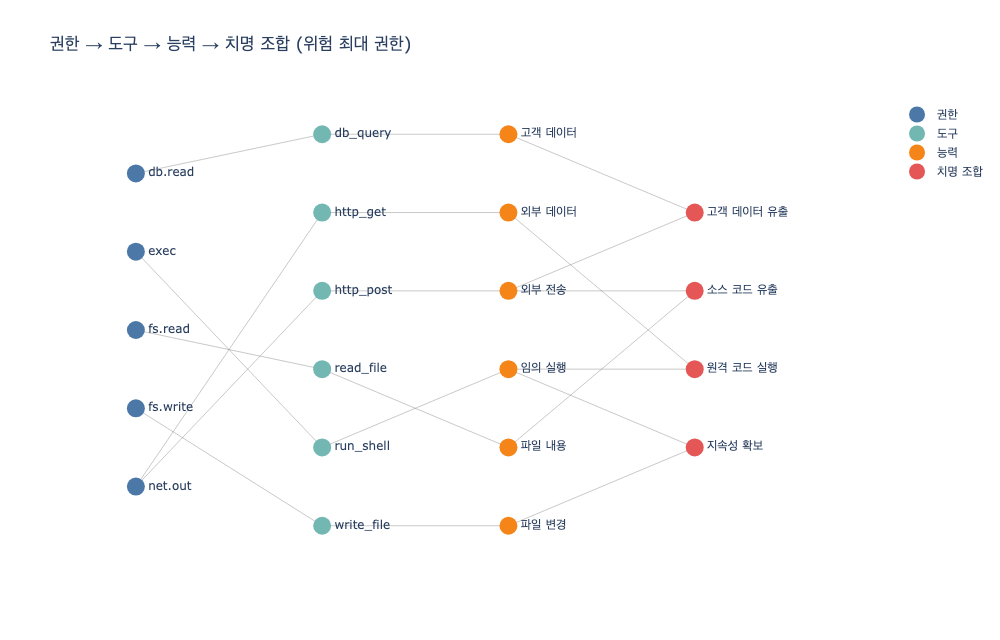

The Python source for this figure:
# 필요 패키지: plotly, kaleido  (미설치 시 시각화/PNG 저장은 건너뛰고 나머지는 검증됨)
# %% [markdown]
# # 권한을 목록이 아니라 «경로»로 본다
#
# `ex1_permission_graph.py`의 핵심 아이디어를 작은 모델로 재현한다.
#
# - **도구**마다 필요한 권한과, 그 도구가 «만들어 내는 능력»이 있다.
# - 에이전트에게 **권한 집합** $G$를 준다.
# - 어떤 도구 $t$는 그 필요 권한 $\text{need}(t)$가 $\text{need}(t) \subseteq G$ 일 때만 쓸 수 있다.
# - 쓸 수 있는 도구들이 만들어 내는 **능력의 합집합**을 $C = \bigcup_{t \in \text{usable}} \text{cap}(t)$ 라 하자.
# - **치명 조합**은 능력 부분집합 $K$ 로 정의된다. $K \subseteq C$ 이면 그 위험 경로에 «도달»한다.
#
# 즉 위험은 도구 하나가 아니라 «권한 → 도구 → 능력 → 조합»으로 이어지는 경로에서 나온다.

# %%
# 도구: 이름 -> (필요 권한, 만들어 내는 능력)
TOOLS = {
    "read_file":  ({"fs.read"},  {"파일 내용"}),
    "write_file": ({"fs.write"}, {"파일 변경"}),
    "run_shell":  ({"exec"},     {"임의 실행"}),
    "http_get":   ({"net.out"},  {"외부 데이터"}),
    "http_post":  ({"net.out"},  {"외부 전송"}),
    "db_query":   ({"db.read"},  {"고객 데이터"}),
    "send_mail":  ({"mail.send"},{"외부 전송"}),
}

# ex1_permission_graph.py가 정의하는 치명 조합 «네 가지»
# (필요 능력 집합, 이름, 등급)
COMBOS = [
    ({"고객 데이터", "외부 전송"}, "고객 데이터 유출", "심각"),
    ({"파일 내용", "외부 전송"},   "소스 코드 유출", "심각"),
    ({"임의 실행", "외부 데이터"}, "원격 코드 실행", "치명"),
    ({"파일 변경", "임의 실행"},   "지속성 확보",   "치명"),
]

for need, name, level in COMBOS:
    print(f"[{level}] {name:<12} <= {sorted(need)}")
# 출력:
# [심각] 고객 데이터 유출  <= ['고객 데이터', '외부 전송']
# [심각] 소스 코드 유출   <= ['외부 전송', '파일 내용']
# [치명] 원격 코드 실행   <= ['외부 데이터', '임의 실행']
# [치명] 지속성 확보     <= ['임의 실행', '파일 변경']


# %% [markdown]
# ## 권한 집합에서 도달 가능한 위험 판정
#
# 세 함수로 «경로»를 따라간다.
# - `usable(G)`: $\text{need}(t) \subseteq G$ 인 도구
# - `capabilities(tools)`: 그 도구들의 능력 합집합
# - `reachable_risks(caps)`: $K \subseteq C$ 인 치명 조합

# %%
def usable(granted):
    return {t for t, (need, _) in TOOLS.items() if need <= granted}


def capabilities(tools):
    out = set()
    for t in tools:
        out |= TOOLS[t][1]
    return out


def reachable_risks(caps):
    return [(name, level) for need, name, level in COMBOS if need <= caps]


def analyze(granted, label):
    ok = usable(granted)
    caps = capabilities(ok)
    risks = reachable_risks(caps)
    print(f"[{label}] 권한 {sorted(granted)}")
    print(f"  쓸 수 있는 도구 {len(ok)}개: {sorted(ok)}")
    print(f"  생기는 능력: {sorted(caps)}")
    print(f"  도달 위험 {len(risks)}개: {[r[0] for r in risks] or '없음'}")
    return ok, caps, risks


# 에이전트에게 준 권한 — 목록으로는 «읽기 + 네트워크 + DB»라 무해해 보인다
GRANTED = {"fs.read", "net.out", "db.read"}
ok, caps, risks = analyze(GRANTED, "원래")
# 출력:
# [원래] 권한 ['db.read', 'fs.read', 'net.out']
#   쓸 수 있는 도구 4개: ['db_query', 'http_get', 'http_post', 'read_file']
#   생기는 능력: ['고객 데이터', '외부 데이터', '외부 전송', '파일 내용']
#   도달 위험 2개: ['고객 데이터 유출', '소스 코드 유출']


# %% [markdown]
# ## 권한 하나(`net.out`)를 빼면 위험 경로가 사라진다
#
# `net.out`은 «외부 전송»과 «외부 데이터»를 동시에 여는 «나가는 문»이다.
# 이 하나를 빼면 도구는 조금 줄지만 위험 경로는 전부 사라진다.

# %%
GRANTED_CUT = GRANTED - {"net.out"}
ok2, caps2, risks2 = analyze(GRANTED_CUT, "net.out 제거")
# 출력:
# [net.out 제거] 권한 ['db.read', 'fs.read']
#   쓸 수 있는 도구 2개: ['db_query', 'read_file']
#   생기는 능력: ['고객 데이터', '파일 내용']
#   도달 위험 0개: 없음

print(f"\n도구: {len(ok)}개 -> {len(ok2)}개 (권한 1개 제거)")
print(f"위험 경로: {len(risks)}개 -> {len(risks2)}개")
# 출력:
# 도구: 4개 -> 2개 (권한 1개 제거)
# 위험 경로: 2개 -> 0개


# %% [markdown]
# ## 네 가지 치명 조합을 모두 켜 보려면 어떤 권한이 필요한가
#
# 네 조합 모두에 도달하려면 «나가는 문» 세 개 — `net.out`(외부 전송/데이터),
# `exec`(임의 실행), `fs.write`(파일 변경) — 가 함께 있어야 한다.

# %%
FULL = {"fs.read", "fs.write", "exec", "net.out", "db.read"}
_, _, risks_full = analyze(FULL, "위험 최대")
assert len(risks_full) == 4, "네 조합 모두 도달해야 한다"
print("\n네 가지 치명 조합이 모두 도달 가능 -> 최소 권한 원칙 위반")
# 출력:
# [위험 최대] 권한 ['db.read', 'exec', 'fs.read', 'fs.write', 'net.out']
#   쓸 수 있는 도구 6개: ['db_query', 'http_get', 'http_post', 'read_file', 'run_shell', 'write_file']
#   생기는 능력: ['고객 데이터', '외부 데이터', '외부 전송', '임의 실행', '파일 내용', '파일 변경']
#   도달 위험 4개: ['고객 데이터 유출', '소스 코드 유출', '원격 코드 실행', '지속성 확보']
#
# 네 가지 치명 조합이 모두 도달 가능 -> 최소 권한 원칙 위반


# %% [markdown]
# ## 시각화: 권한 → 도구 → 능력 → 치명 조합 그래프
#
# «위험 최대» 권한에서의 도달 경로를 계층 그래프로 그린다.
# 각 치명 조합(빨강)이 두 능력에서 이어지는 것을 눈으로 확인한다.

# %%
def _show(fig):
    try:
        from IPython import get_ipython
        if get_ipython() is not None:  # VSCode 셀/Jupyter에서만 렌더링
            fig.show()
    except ImportError:
        pass


try:
    import plotly.graph_objects as go

    granted = FULL
    ok_f = usable(granted)
    caps_f = capabilities(ok_f)

    # 4개 계층 좌표
    perms = sorted(granted)
    tools = sorted(ok_f)
    capsl = sorted(caps_f)
    combos = [c[1] for c in COMBOS]

    def col_pos(items, x):
        n = len(items)
        return {it: (x, (n - 1) / 2 - i) for i, it in enumerate(items)}

    P = col_pos(perms, 0)
    T = col_pos(tools, 1)
    Cp = col_pos(capsl, 2)
    Cb = col_pos(combos, 3)

    edge_x, edge_y = [], []

    def add_edge(a, b):
        edge_x.extend([a[0], b[0], None])
        edge_y.extend([a[1], b[1], None])

    # 권한 -> 도구
    for t in tools:
        need = TOOLS[t][0]
        for p in need:
            if p in P:
                add_edge(P[p], T[t])
    # 도구 -> 능력
    for t in tools:
        for cap in TOOLS[t][1]:
            if cap in Cp:
                add_edge(T[t], Cp[cap])
    # 능력 -> 치명 조합
    for need, name, _ in COMBOS:
        for cap in need:
            if cap in Cp:
                add_edge(Cp[cap], Cb[name])

    def scatter(pos, color, name):
        return go.Scatter(
            x=[v[0] for v in pos.values()],
            y=[v[1] for v in pos.values()],
            mode="markers+text",
            text=list(pos.keys()),
            textposition="middle right",
            marker=dict(size=18, color=color),
            name=name,
        )

    fig = go.Figure()
    fig.add_trace(go.Scatter(
        x=edge_x, y=edge_y, mode="lines",
        line=dict(color="rgba(120,120,120,0.4)", width=1),
        hoverinfo="none", showlegend=False,
    ))
    fig.add_trace(scatter(P, "#4C78A8", "권한"))
    fig.add_trace(scatter(T, "#72B7B2", "도구"))
    fig.add_trace(scatter(Cp, "#F58518", "능력"))
    fig.add_trace(scatter(Cb, "#E45756", "치명 조합"))
    fig.update_layout(
        title="권한 → 도구 → 능력 → 치명 조합 (위험 최대 권한)",
        xaxis=dict(showgrid=False, zeroline=False, showticklabels=False,
                   tickvals=[0, 1, 2, 3], range=[-0.3, 4]),
        yaxis=dict(showgrid=False, zeroline=False, showticklabels=False),
        width=1000, height=640, template="plotly_white",
    )
    _show(fig)

    import os
    out = os.path.join(os.path.dirname(os.path.abspath(__file__)), "expy.png")
    try:
        fig.write_image(out)
        print(f"PNG 저장: {out}")
    except Exception as e:  # kaleido 미설치 등
        print(f"PNG 저장 건너뜀: {e}")
except ImportError:
    print("plotly 미설치 — 시각화 건너뜀 (모델 검증은 완료)")
# 출력:
# PNG 저장: /.../expy.png
